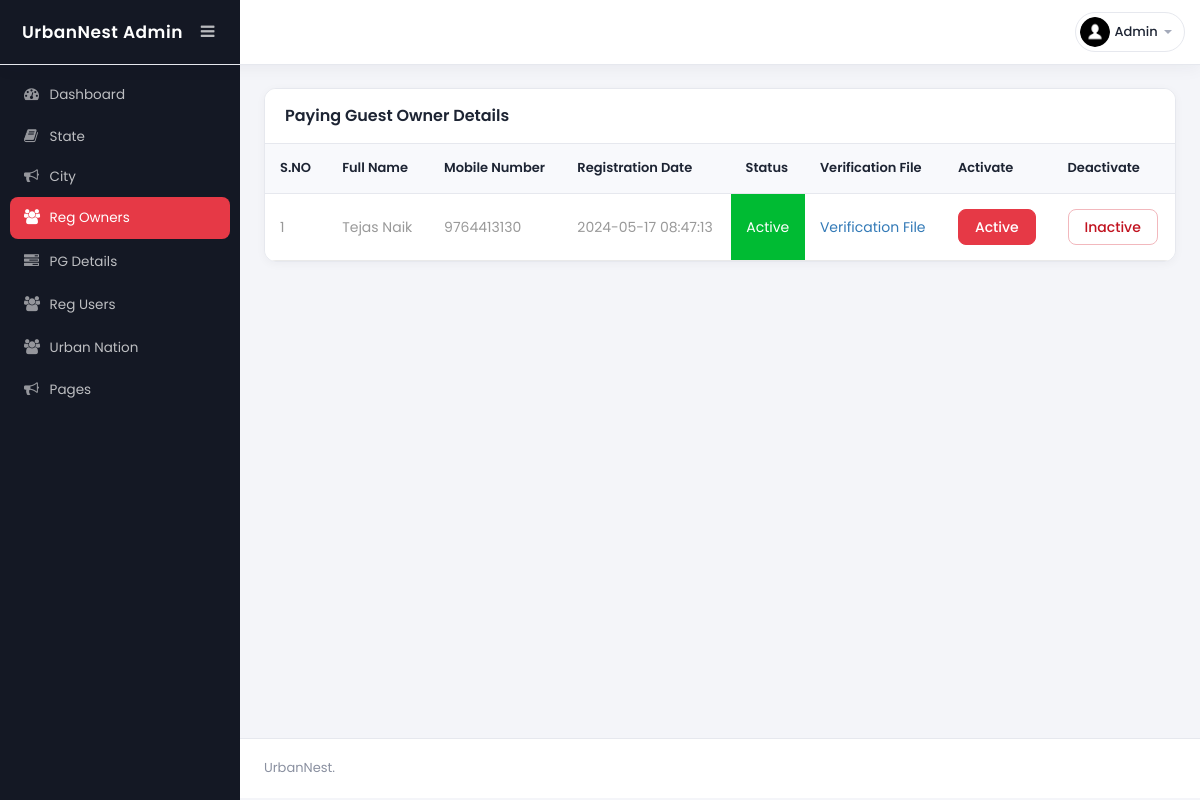
The app's page /admin/manage-ownerdetails.php (signed in) with its own data.
### tables this page shows
CREATE TABLE `tblowner` (
  `ID` int(10) NOT NULL,
  `FullName` varchar(200) DEFAULT NULL,
  `Email` varchar(200) DEFAULT NULL,
  `MobileNumber` bigint(10) DEFAULT NULL,
  `Password` varchar(120) DEFAULT NULL,
  `RegDate` timestamp NULL DEFAULT current_timestamp(),
  `VerificationFile` varchar(255) NOT NULL,
  `status` tinyint(1) NOT NULL DEFAULT 0
);

### includes/security.php (called while the page is built, shortened)
<?php
function h($value): string
{
    return htmlspecialchars((string) ($value ?? ''), ENT_QUOTES, 'UTF-8');
}
function current_admin_id(): int
{
    return (int) ($_SESSION['pgasaid'] ?? 0);
}

### admin/manage-ownerdetails.php (the view, shortened to what this page needs)
<?php
require_once __DIR__ . '/../includes/security.php';
include('includes/dbconnection.php');
?>
<!DOCTYPE html>
<head>
  <link rel="stylesheet" href="css/bootstrap.min.css">
  <link href="css/style.css" rel='stylesheet' type='text/css' />
  <link href="css/style-responsive.css" rel="stylesheet" />
  <link rel="stylesheet" href="css/font.css" type="text/css" />
  <link href="css/font-awesome.css" rel="stylesheet">
<link rel="stylesheet" href="../css/panel.css">
</head>
<body>
  <section id="container">
    <?php include_once ('includes/header.php'); ?>
    <?php include_once ('includes/sidebar.php'); ?>
    <section id="main-content">
      <section class="wrapper">
        <div class="table-agile-info">
          <div class="panel panel-default">
            <div class="panel-heading">
              Paying Guest Owner Details
            </div>
            <div>
              <table class="table" ui-jq="footable" ui-options='{
        "paging": {
          "enabled": true
        },
        "filtering": {
          "enabled": true
        },
        "sorting": {
          "enabled": true
        }}'>
                <thead>
                  <tr>
                    <th data-breakpoints="xs">S.NO</th>
                    <th>Full Name</th>
                    <th>Mobile Number</th>
                    <th>Registration Date</th>
                    <th>Status</th>
                    <th>Verification File</th>
                    <th data-breakpoints="xs">Activate</th>
                    <th data-breakpoints="xs">Deactivate</th>
                  </tr>
                </thead>
                <tbody id="allOwn">
                  <?php
                  $ret = mysqli_query($con, "select * from  tblowner");
                  $cnt = 1;
                  while ($row = mysqli_fetch_array($ret)) {
                    ?>
                    <tr data-expanded="true">
                      <td>
                        <?php echo $cnt; ?>
                      </td>
                      <td>
                        <?php echo h($row['FullName']); ?>
                      </td>
                      <td>
                        <?php echo h($row['MobileNumber']); ?>
                      </td>
                      <td>
                        <?php echo h($row['RegDate']); ?>
                      </td>
                      <td id="status-<?php echo (int) $row['ID']; ?>"
                        style="background-color: <?php echo $row['status'] ? "#0b3" : "red"; ?>;color: white;text-align: center;">
                        <?php echo $row['status'] ? "Active" : "Inactive"; ?>
                      </td>
                      <td>
                        <?php if (!empty($row['VerificationFile'])) { ?>
                          <a href="verification-file.php?id=<?php echo (int) $row['ID']; ?>" target="_blank">Verification File</a>
                        <?php } else { ?>
                          Not uploaded
                        <?php } ?>
                      </td>
                      <td>
                        <a class="btn btn-primary js-owner-status" href="javascript:;" data-id="<?php echo (int) $row['ID']; ?>" data-status="1">Active</a>
                      </td>
                      <td>
                        <a class="btn btn-danger js-owner-status" href="javascript:;" data-id="<?php echo (int) $row['ID']; ?>" data-status="0">Inactive</a>
                      </td>
                    </tr>
                    <?php
                    $cnt = $cnt + 1;
                  } ?>
                </tbody>
              </table>
            </div>
          </div>
        </div>
      </section>
      <?php include_once ('includes/footer.php'); ?>
    </section>
  </section>
</body>
</html>

### admin/includes/header.php (shortened to what this page needs)
<?php
require_once __DIR__ . '/../../includes/security.php';
require_once __DIR__ . '/dbconnection.php';
?>
<header class="header fixed-top clearfix">
    <div class="brand">
        <a href="dashboard.php" class="logo">
            UrbanNest Admin
        </a>
        <div class="sidebar-toggle-box">
            <div class="fa fa-bars"></div>
        </div>
    </div>
    <div class="top-nav clearfix">
        <ul class="nav pull-right top-menu">
            <li class="dropdown">
                <a data-toggle="dropdown" class="dropdown-toggle" href="#">
                    <?php
                    $adid = current_admin_id();
                    $ret = mysqli_query($con, "select AdminName from tbladmin where ID=" . $adid);
                    $row = mysqli_fetch_array($ret);
                    $name = $row['AdminName'] ?? '';
                    ?>
                    <img alt="" src="images/2.png">
                    <span class="username"><?php echo h($name); ?></span>
                    <b class="caret"></b>
                </a>
            </li>
        </ul>
    </div>
</header>

### admin/css/style.css (style rules this page uses)
ul, ol { margin: 0; }
html, body { font-family: 'Roboto', sans-serif; font-size: 100%; overflow-x: hidden; background: url(../images/bg.jpg) no-repeat 0px 0px; background-size:cover; }
body a { transition: 0.5s all ease; -webkit-transition: 0.5s all ease; -moz-transition: 0.5s all ease; -o-transition: 0.5s all ease; -ms-transition: 0.5s all ease; text-decoration:none; }
ul,label { margin:0; padding:0; }
#main-content { margin-left:240px; -webkit-transition:all .3s ease-in-out; -moz-transition:all .3s ease-in-out; -o-transition:all .3s ease-in-out; transition:all .3s ease-in-out; }
.header { left:0; right:0; z-index:1002; background:rgb(240, 188, 180); -webkit-transition:all .3s ease-in-out; -moz-transition:all .3s ease-in-out; -o-transition:all .3s ease-in-out; transition:all .3s ease-in-out; }
.fixed-top { position:fixed; box-shadow:1px 0 3px rgba(0,0,0,.15); }
.wrapper { display:inline-block; margin-top:80px; padding:15px; width:100%; }
.brand { background:#8b5c7e; float:left; width:240px; height:80px; position:relative; }
a.logo { font-size:22px; color:#fff; float:left; margin:20px 0 0 25px; text-transform:uppercase; }
#top_menu .nav>li,ul.top-menu>li { float:left; }
ul.top-menu { margin-right:15px; margin-top: 0; }
ul.top-menu > li > a { color: #fff; font-size: 16px; background: #8b5c7e; padding: 4px 8px; margin-right: 15px; border-radius: 50%; -webkit-border-radius: 50%; padding-right: 8px !important; }
.top-nav { margin-top:20px; }
.top-nav img { border-radius:50%; -webkit-border-radius:50%; width:33px; }
.top-nav .username { font-size:13px; color:#fff; }
.top-nav ul.top-menu>li>a { border-radius: 100px; -webkit-border-radius: 100px; padding: 0px; background: none; margin-right: 0; border: 1px solid #8b5c7e; background: #8b5c7e; }
.top-nav ul.top-menu>li { margin-left:10px; }
.top-nav .nav .caret { border-bottom-color:#A4AABA; border-top-color:#A4AABA; }
.sidebar-toggle-box { float:left; margin-top:23px; margin-left:-15px; background:#8b5c7e; border-radius:50%; -webkit-border-radius:50%; width:32px; height:32px; position:absolute; right:-15px; }
.sidebar-toggle-box .fa-bars { cursor:pointer; display:inline-block; font-size:15px; padding:8px 8px 8px 9px; color:#fff; }
.panel-heading { position: relative; height: 57px; line-height: 57px; letter-spacing: 0.2px; color: #000; font-size: 18px; font-weight: 400; padding: 0 16px; background:#ddede0; border-top-right-radius: 2px; border-top-left-radius: 2px; text-transform: uppercase; text-align: center; }
.panel { border: none ! important; }
.table>thead>tr>th { border-bottom: 1px solid #e1ab91 ! important; }
.table>tbody>tr>td, .table>tbody>tr>th, .table>tfoot>tr>td, .table>tfoot>tr>th, .table>thead>tr>td, .table>thead>tr>th { border-bottom: 1px solid #e9e9e9 ! important; }
.table > thead > tr > th, .table > tbody > tr > th, .table > tfoot > tr > th, .table > thead > tr > td, .table > tbody > tr > td, .table > tfoot > tr > td { border-top: none !important; }
.table td, .table>tbody>tr>td, .table>tbody>tr>th, .table>tfoot>tr>td, .table>tfoot>tr>th, .table>thead>tr>td, .table>thead>tr>th { padding: 15px!important; }
.table > thead > tr > th, .table > tbody > tr > th, .table > tfoot > tr > th, .table > thead > tr > td, .table > tbody > tr > td, .table > tfoot > tr > td { font-size: 0.9em; color: #999; border-top: none !important; }
.table-agile-info { background: #eef9f0; padding: 2em; border-radius: 4px; -webkit-box-shadow: 0 1px 1px rgba(0,0,0,.05); box-shadow: 0 1px 1px rgba(0,0,0,.05); }
.panel-default>.panel-heading { color: #000000 ! important; background-color: #ddede0 ! important; border-color: #ddede0 ! important; font-size: 20px; }

### records on screen
tblowner: FullName "Tejas Naik", MobileNumber "9764413130", RegDate "2024-05-17 08:47:13", status "Active"

### other values on screen
$name "Admin"
